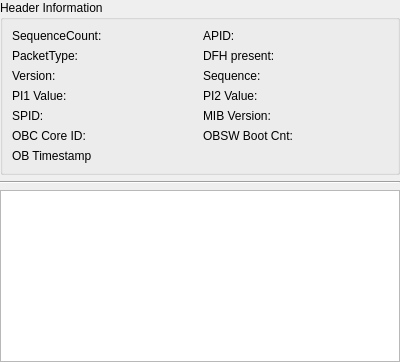
<?xml version="1.0" encoding="UTF-8"?>
<ui version="4.0">
 <class>PacketContentView</class>
 <widget class="QDialog" name="PacketContentView">
  <property name="geometry">
   <rect>
    <x>0</x>
    <y>0</y>
    <width>400</width>
    <height>362</height>
   </rect>
  </property>
  <property name="windowTitle">
   <string>Packet Content</string>
  </property>
  <layout class="QVBoxLayout" name="verticalLayout">
   <property name="leftMargin">
    <number>0</number>
   </property>
   <property name="topMargin">
    <number>0</number>
   </property>
   <property name="rightMargin">
    <number>0</number>
   </property>
   <property name="bottomMargin">
    <number>0</number>
   </property>
   <item>
    <widget class="QGroupBox" name="groupBox">
     <property name="title">
      <string>Header Information</string>
     </property>
     <layout class="QGridLayout" name="gridLayout">
      <item row="3" column="2">
       <widget class="QLabel" name="PI2_label">
        <property name="text">
         <string>PI2 Value:</string>
        </property>
       </widget>
      </item>
      <item row="0" column="0">
       <widget class="QLabel" name="SequenceCount_label">
        <property name="text">
         <string>SequenceCount:</string>
        </property>
       </widget>
      </item>
      <item row="4" column="0">
       <widget class="QLabel" name="SPID_label">
        <property name="text">
         <string>SPID:</string>
        </property>
       </widget>
      </item>
      <item row="1" column="3">
       <widget class="QLabel" name="dfh_label">
        <property name="text">
         <string/>
        </property>
       </widget>
      </item>
      <item row="2" column="0">
       <widget class="QLabel" name="Version_label">
        <property name="text">
         <string>Version:</string>
        </property>
       </widget>
      </item>
      <item row="3" column="1">
       <widget class="QLabel" name="PI1_value">
        <property name="text">
         <string/>
        </property>
       </widget>
      </item>
      <item row="3" column="0">
       <widget class="QLabel" name="PI1_label">
        <property name="text">
         <string>PI1 Value:</string>
        </property>
       </widget>
      </item>
      <item row="4" column="2">
       <widget class="QLabel" name="mib_label">
        <property name="text">
         <string>MIB Version:</string>
        </property>
       </widget>
      </item>
      <item row="5" column="1">
       <widget class="QLabel" name="core">
        <property name="text">
         <string/>
        </property>
       </widget>
      </item>
      <item row="4" column="1">
       <widget class="QLabel" name="SPID">
        <property name="text">
         <string/>
        </property>
       </widget>
      </item>
      <item row="5" column="0">
       <widget class="QLabel" name="OBCCoreId_label">
        <property name="text">
         <string>OBC Core ID:</string>
        </property>
       </widget>
      </item>
      <item row="2" column="2">
       <widget class="QLabel" name="Sequence_label">
        <property name="text">
         <string>Sequence:</string>
        </property>
       </widget>
      </item>
      <item row="1" column="0">
       <widget class="QLabel" name="PacketType_label">
        <property name="text">
         <string>PacketType:</string>
        </property>
       </widget>
      </item>
      <item row="2" column="3">
       <widget class="QLabel" name="sequence_label">
        <property name="text">
         <string/>
        </property>
       </widget>
      </item>
      <item row="2" column="1">
       <widget class="QLabel" name="version_label">
        <property name="text">
         <string/>
        </property>
       </widget>
      </item>
      <item row="1" column="2">
       <widget class="QLabel" name="DFH_label">
        <property name="text">
         <string>DFH present:</string>
        </property>
       </widget>
      </item>
      <item row="5" column="2">
       <widget class="QLabel" name="OBSWbootCnt_label">
        <property name="text">
         <string>OBSW Boot Cnt:</string>
        </property>
       </widget>
      </item>
      <item row="5" column="3">
       <widget class="QLabel" name="bootcnt">
        <property name="text">
         <string/>
        </property>
       </widget>
      </item>
      <item row="4" column="3">
       <widget class="QLabel" name="mib">
        <property name="text">
         <string/>
        </property>
       </widget>
      </item>
      <item row="3" column="3">
       <widget class="QLabel" name="PI2_value">
        <property name="text">
         <string/>
        </property>
       </widget>
      </item>
      <item row="0" column="2">
       <widget class="QLabel" name="APID_label">
        <property name="text">
         <string>APID:</string>
        </property>
       </widget>
      </item>
      <item row="0" column="1">
       <widget class="QLabel" name="ssc_label">
        <property name="text">
         <string/>
        </property>
       </widget>
      </item>
      <item row="1" column="1">
       <widget class="QLabel" name="type_label">
        <property name="text">
         <string/>
        </property>
       </widget>
      </item>
      <item row="0" column="3">
       <widget class="QLabel" name="apid_label">
        <property name="text">
         <string/>
        </property>
       </widget>
      </item>
      <item row="6" column="0">
       <widget class="QLabel" name="timestamp_label">
        <property name="text">
         <string>OB Timestamp</string>
        </property>
       </widget>
      </item>
      <item row="6" column="1">
       <widget class="QLabel" name="timestamp">
        <property name="text">
         <string/>
        </property>
       </widget>
      </item>
     </layout>
    </widget>
   </item>
   <item>
    <widget class="Line" name="line">
     <property name="orientation">
      <enum>Qt::Horizontal</enum>
     </property>
    </widget>
   </item>
   <item>
    <widget class="QTextEdit" name="data_line_edit">
     <property name="font">
      <font>
       <family>Courier</family>
      </font>
     </property>
    </widget>
   </item>
  </layout>
 </widget>
 <tabstops>
  <tabstop>data_line_edit</tabstop>
 </tabstops>
 <resources/>
 <connections/>
</ui>
